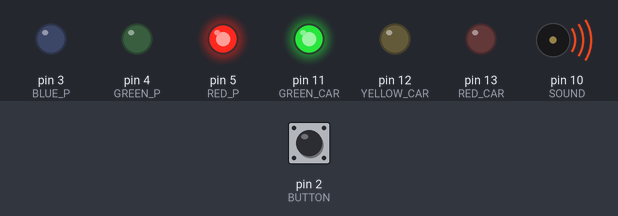
Bench run of a sketch on a simulated Arduino Uno, built with avr-gcc and run on an emulated ATmega328P. Shown: output pins drawn as LEDs (lit = HIGH), buzzer (waves = sounding). The inputs (shaded band) are chosen by the test bench; at power-on: pin 2 (BUTTON) HIGH.

Above: at 1.2 s.
1.3 s: pin 2 (BUTTON) pulled LOW for 0.15 s
At 2.9 s:
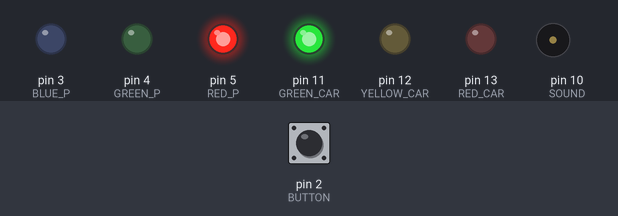
4.3 s: pin 2 (BUTTON) pulled LOW for 0.15 s
At 4.82 s:
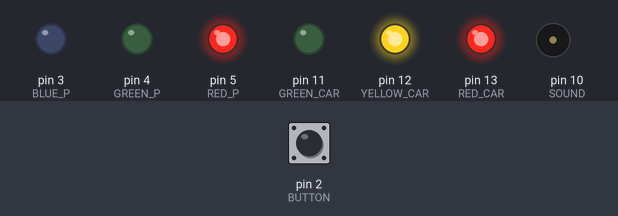
7.3 s: pin 2 (BUTTON) pulled LOW for 1 s
At 8.9 s:
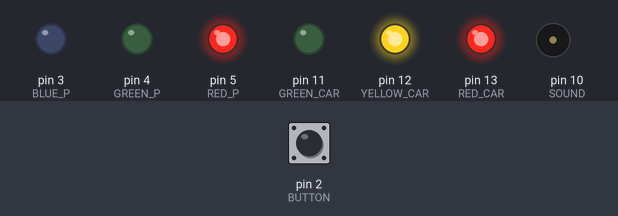
10.3 s: pin 2 (BUTTON) pulled LOW for 3.2 s
At 14.4 s:
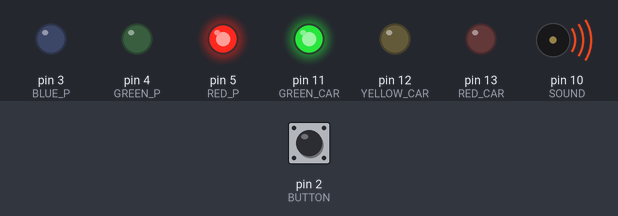
15.0 s: pin 2 (BUTTON) pulled LOW for 1 s
At 16.37 s:
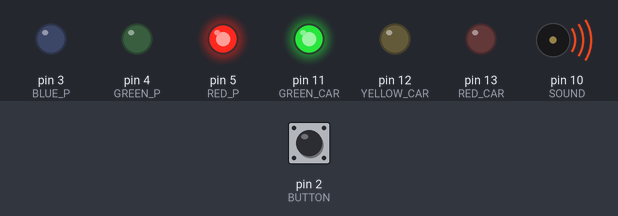
Timing chart, 0 to 19.0 s (numbered marks = the images above; inputs shaded):
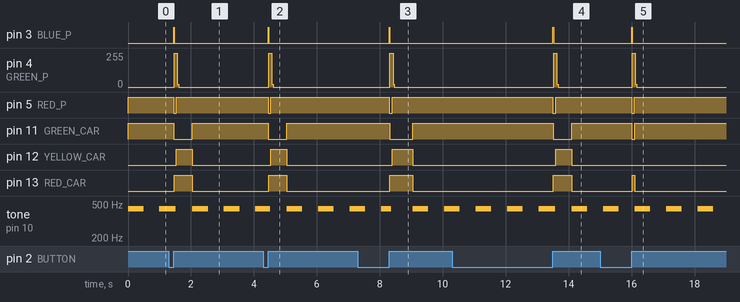

The sketch:

trafikklys.ino.ino
```cpp
//fotgjenger
int ButtonValue = 0;
int BUTTON = 2;
int BLUE_P = 3;
int GREEN_P = 4;
int RED_P = 5;
int SOUND = 10;
//bil
int GREEN_CAR = 11;
int YELLOW_CAR = 12;
int RED_CAR = 13;

void setup() {
  //bil
  pinMode(YELLOW_CAR, OUTPUT);
  pinMode(GREEN_CAR, OUTPUT);
  pinMode(RED_CAR, OUTPUT);
  //fotgjenger
  pinMode(BLUE_P, OUTPUT);
  pinMode(GREEN_P, OUTPUT);
  pinMode(RED_P, OUTPUT);
  pinMode(SOUND, OUTPUT);
  pinMode(BUTTON, INPUT_PULLUP);
  attachInterrupt(digitalPinToInterrupt(BUTTON), buttonPressed, RISING);


}

void loop() {
  //hvis knappen ikke er trykket
  //bil har grønt så lenge ingen fotgjengere er der
  digitalWrite(GREEN_CAR, HIGH);
  digitalWrite(RED_CAR, LOW);
  digitalWrite(YELLOW_CAR, LOW);

  //fotgjenger må trykke på knapp for å få grønt
  digitalWrite(RED_P, HIGH);
  digitalWrite(BLUE_P, LOW);
  digitalWrite(GREEN_P, LOW);

  //lyden skal gå 0.5 sek på og 0.5 sek av
  tone(SOUND, 440);
  delay(500);
  noTone(SOUND);
  delay(500);

}

void buttonPressed(){
  ButtonValue = digitalRead(BUTTON);
  if(ButtonValue != 0){
    //hvis knappen er trykket
    //ventelyset skrur på (blå)
    digitalWrite(RED_P, LOW);
    digitalWrite(BLUE_P, HIGH);
    //billyset gåt til gult etter 2 sek
    delay(2000);
    digitalWrite(GREEN_CAR, LOW);
    digitalWrite(YELLOW_CAR, HIGH);
    //billyset går til rødt etter 1 sek med gult lys
    delay(1000);
    digitalWrite(YELLOW_CAR, LOW);
    digitalWrite(RED_CAR, HIGH);
    //grønnt for fotgjengere etter bilene har hatt rødt i 1 sek
    delay(1000);
    digitalWrite(BLUE_P, LOW);
    digitalWrite(GREEN_P, HIGH);
    //48*125 = 6000, 48/2 = 24
    //piezo lyd mens fotgjengerne har grønt
    int j = 24;
    while(j > 0){
      tone(SOUND, 440);
      delay(125);
      noTone(SOUND);
      delay(125);
      j--;
    }
    //grønn blink for fotgjenger de siste 3 sekundene
    int i = 3;
    while(i >0){
      digitalWrite(GREEN_P, LOW);
      delay(500);
      digitalWrite(GREEN_P, HIGH);
      delay(500);
      i--;
    }
    //bytter tilbake til at bilene kan kjøre igjen
    digitalWrite(GREEN_P, LOW);
    digitalWrite(RED_P, HIGH);
    digitalWrite(YELLOW_CAR, HIGH);
    delay(1000);
  }

}
```

Measured:
- after the input at 1.3 s, pin 3 (BLUE_P): LOW → HIGH after 0.15 s, → LOW 0.02 s later; pin 4 (GREEN_P): 0/255 → 255/255 after 0.17 s, → 0/255 0.10 s later; pin 5 (RED_P): HIGH → LOW after 0.15 s, → HIGH 0.09 s later; pin 11 (GREEN_CAR): HIGH → LOW after 0.16 s, → HIGH 0.58 s later; pin 12 (YELLOW_CAR): LOW → HIGH after 0.24 s, → LOW 0.51 s later
- after the input at 4.3 s, pin 3 (BLUE_P): LOW → HIGH after 0.15 s, → LOW 0.02 s later; pin 4 (GREEN_P): 0/255 → 255/255 after 0.17 s, → 0/255 0.10 s later; pin 5 (RED_P): HIGH → LOW after 0.15 s, → HIGH 0.09 s later; pin 11 (GREEN_CAR): HIGH → LOW after 0.16 s, → HIGH 0.58 s later; pin 12 (YELLOW_CAR): LOW → HIGH after 0.24 s, → LOW 0.51 s later
- after the input at 7.3 s, pin 3 (BLUE_P): LOW → HIGH after 1.0 s, → LOW 0.02 s later; pin 4 (GREEN_P): 0/255 → 255/255 after 1.0 s, → 0/255 0.10 s later; pin 5 (RED_P): HIGH → LOW after 1.0 s, → HIGH 0.09 s later; pin 11 (GREEN_CAR): HIGH → LOW after 1.0 s, → HIGH 0.73 s later; pin 12 (YELLOW_CAR): LOW → HIGH after 1.1 s, → LOW 0.66 s later
- after the input at 10.3 s, pin 3 (BLUE_P): LOW → HIGH after 3.2 s, → LOW 0.02 s later; pin 4 (GREEN_P): 0/255 → 255/255 after 3.2 s, → 0/255 0.10 s later; pin 5 (RED_P): HIGH → LOW after 3.2 s, → HIGH 0.09 s later; pin 11 (GREEN_CAR): HIGH → LOW after 3.2 s, → HIGH 0.58 s later; pin 12 (YELLOW_CAR): LOW → HIGH after 3.3 s, → LOW 0.51 s later
- after the input at 15.0 s, pin 3 (BLUE_P): LOW → HIGH after 1.0 s, → LOW 0.02 s later; pin 4 (GREEN_P): 0/255 → 255/255 after 1.0 s, → 0/255 0.10 s later; pin 5 (RED_P): HIGH → LOW after 1.0 s, → HIGH 0.09 s later; pin 11 (GREEN_CAR): HIGH → LOW after 1.0 s, → HIGH 0.08 s later; pin 13 (RED_CAR): LOW → HIGH after 1.0 s, → LOW 0.08 s later
- by itself, tone on pin 10 (SOUND): alternates 440 Hz for 0.50 s and silent for 0.50 s
